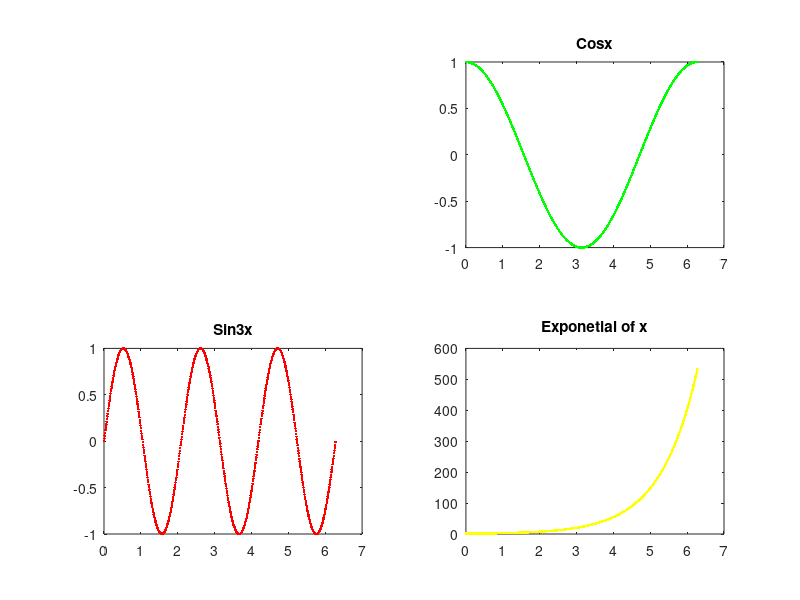

Write MATLAB code to recreate this figure.
%subplot

clc
clear all

x = 0:0.01:2*pi;

subplot(2,1,1);
plot(x,sin(x),'b:.');
title('Sinx')

subplot(2,2,2);
plot(x,cos(x),'g:.');
title('Cosx')

subplot(2,2,3);
plot(x,sin(3*x),'r:.');
title('Sin3x')

subplot(2,2,4);
plot(x,exp(x),'y:.');
title('Exponetial of x')